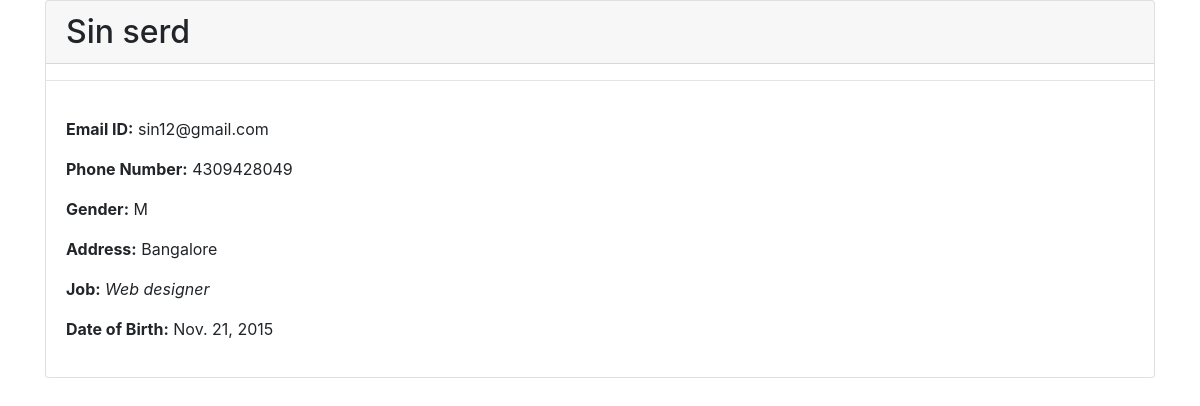
The app's page /employee_detail/4 with its own data.
### employees/models.py (models this page shows, shortened)
class Employee(models.Model):
	Gender_choices=[
	('M','Male'),
	('F', 'Female'),
	]
	First_Name = models.CharField(max_length=50)
	Last_Name = models.CharField(max_length=50, blank=True)
	Email_id = models.EmailField()
	Phone = models.CharField(max_length=20)
	Gender = models.CharField(choices=Gender_choices, max_length=30)
	Address = models.TextField(max_length=100)
	job = models.ManyToManyField('AvailableJobs',blank=True)
	DOB = models.DateField()

class AvailableJobs(models.Model):
	name = models.CharField(max_length=100)

### employees/views.py (the view)
# urls.py: path('employee_detail/<int:employee_id>', views.employee_detail, name='employee_detail'),
def employee_detail(request, employee_id):
	try:
		employee = Employee.objects.get(id = employee_id)
	except Employee.DoesNotExist:
		raise Http404('Employee Not Found')
	return render(request, 'employee_detail.html' , {'employee':employee})

### employees/template/employee_detail.html
{% extends 'base.html' %}
{% block content %}
<div class="container">
	<div class="row">
		<div class="col-lg-12">
			<div class="card h-100">
				<h2 class="card-header"> {{employee.First_Name}} {{employee.Last_Name}} </h2>
				<hr>
  					<div class="card-body">
						<p><strong>Email ID:</strong> {{employee.Email_id}}</p>
						<p><strong>Phone Number:</strong> {{employee.Phone}}</p>
						<p><strong>Gender:</strong> {{employee.Gender}}</p>
						<p><strong>Address:</strong> {{employee.Address}}</p>
						<p><strong>Job:</strong>
						{% for job in employee.job.all %}
						<em> {{job.name}}</em>
						{% endfor %} </p>
						<p><strong>Date of Birth:</strong> {{employee.DOB }}</p>
</div>
	</div>
		</div>
			</div>
					</div>
{% endblock %}

### records on screen
Employee: First_Name "Sin", Last_Name "serd", Email_id "sin12@gmail.com", Phone "4309428049", Gender "M", Address "Bangalore", DOB "Nov. 21, 2015"
AvailableJobs: name "Web designer"
